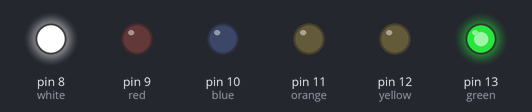
This sketch was run on a simulated Arduino Uno, built with avr-gcc and run on an emulated ATmega328P. Shown: output pins drawn as LEDs (lit = HIGH).

Above: at 0.7 s.
At 3.7 s:
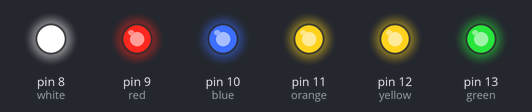
At 5.2 s:
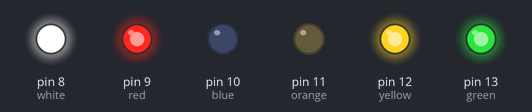
At 9.7 s:
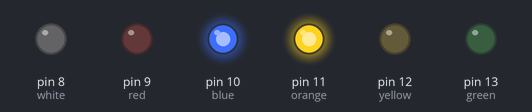
At 14.2 s:
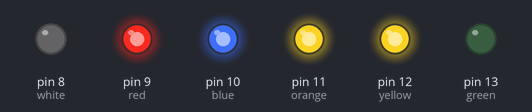
At 17.2 s:
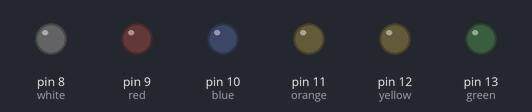
Timing chart, 0 to 20.7 s (numbered marks = the images above):
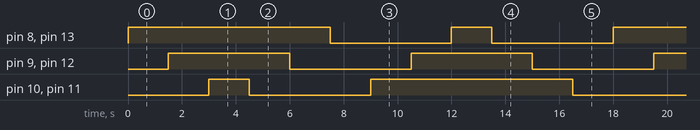

Measured:
- by itself, pin 9 (red), pin 12 (yellow): alternates HIGH for 4.5 s and LOW for 4.5 s
- by itself, pin 8 (white), pin 13 (green): LOW → HIGH at 0.00 s, → LOW 7.5 s later, → HIGH 4.5 s later, → LOW 1.5 s later, … (9 changes in this stretch)
- by itself, pin 10 (blue), pin 11 (orange): LOW → HIGH at 3.0 s, → LOW 1.5 s later, → HIGH 4.5 s later, → LOW 7.5 s later, … (9 changes in this stretch)

The sketch:

led_blingking1.ino
```cpp
int green = 13;
int yellow = 12;
int orange = 11;
int blue   = 10;
int red = 9;
int white = 8;

void setup()
{
  pinMode(green, OUTPUT);
  pinMode(yellow, OUTPUT);
  pinMode(orange, OUTPUT);
  pinMode(blue, OUTPUT);
  pinMode(red, OUTPUT);
  pinMode(white, OUTPUT);
}

void loop()
{
  // led turn on funtion
  digitalWrite(green, HIGH);
  digitalWrite(white, HIGH);
  delay(1500);

  digitalWrite(yellow, HIGH);
  digitalWrite(red, HIGH);
  delay(1500);

  digitalWrite(orange, HIGH);
  digitalWrite(blue, HIGH);
  delay(1500);

  // led turn of funtion

  digitalWrite(orange, LOW);
  digitalWrite(blue, LOW);
  delay(1500);

  digitalWrite(yellow, LOW);
  digitalWrite(red, LOW);
  delay(1500);

  digitalWrite(green, LOW);
  digitalWrite(white, LOW);
  delay(1500);

  //2nd time led turn on funtion
  digitalWrite(orange, HIGH);
  digitalWrite(blue, HIGH);
  delay(1500);

  digitalWrite(yellow, HIGH);
  digitalWrite(red, HIGH);
  delay(1500);

  digitalWrite(green, HIGH);
  digitalWrite(white, HIGH);
  delay(1500);

  //2nd time led turn of funtion
  digitalWrite(green, LOW);
  digitalWrite(white, LOW);
  delay(1500);

  digitalWrite(yellow, LOW);
  digitalWrite(red, LOW);
  delay(1500);

  digitalWrite(orange, LOW);
  digitalWrite(blue, LOW);
  delay(1500);
}
```
